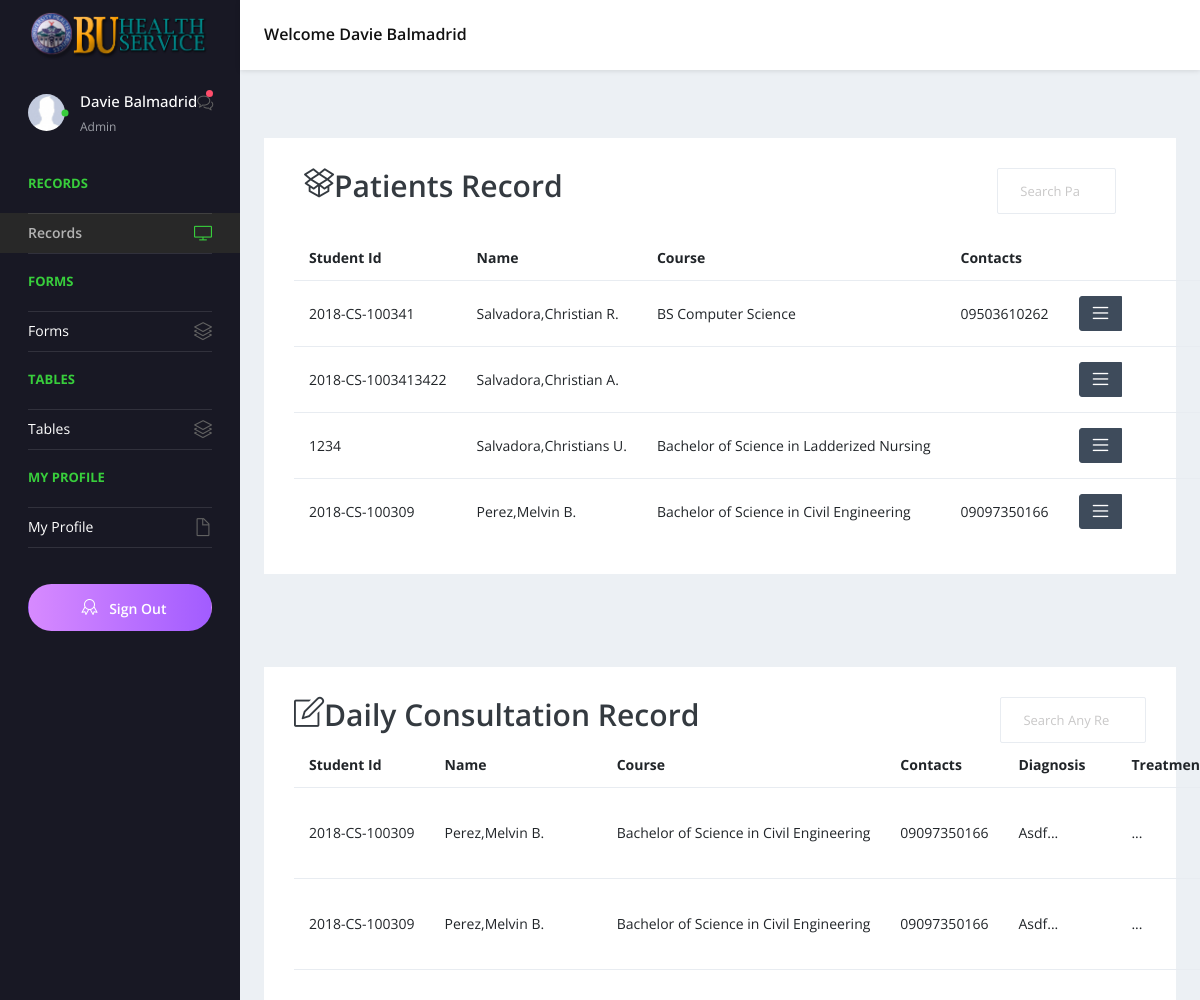
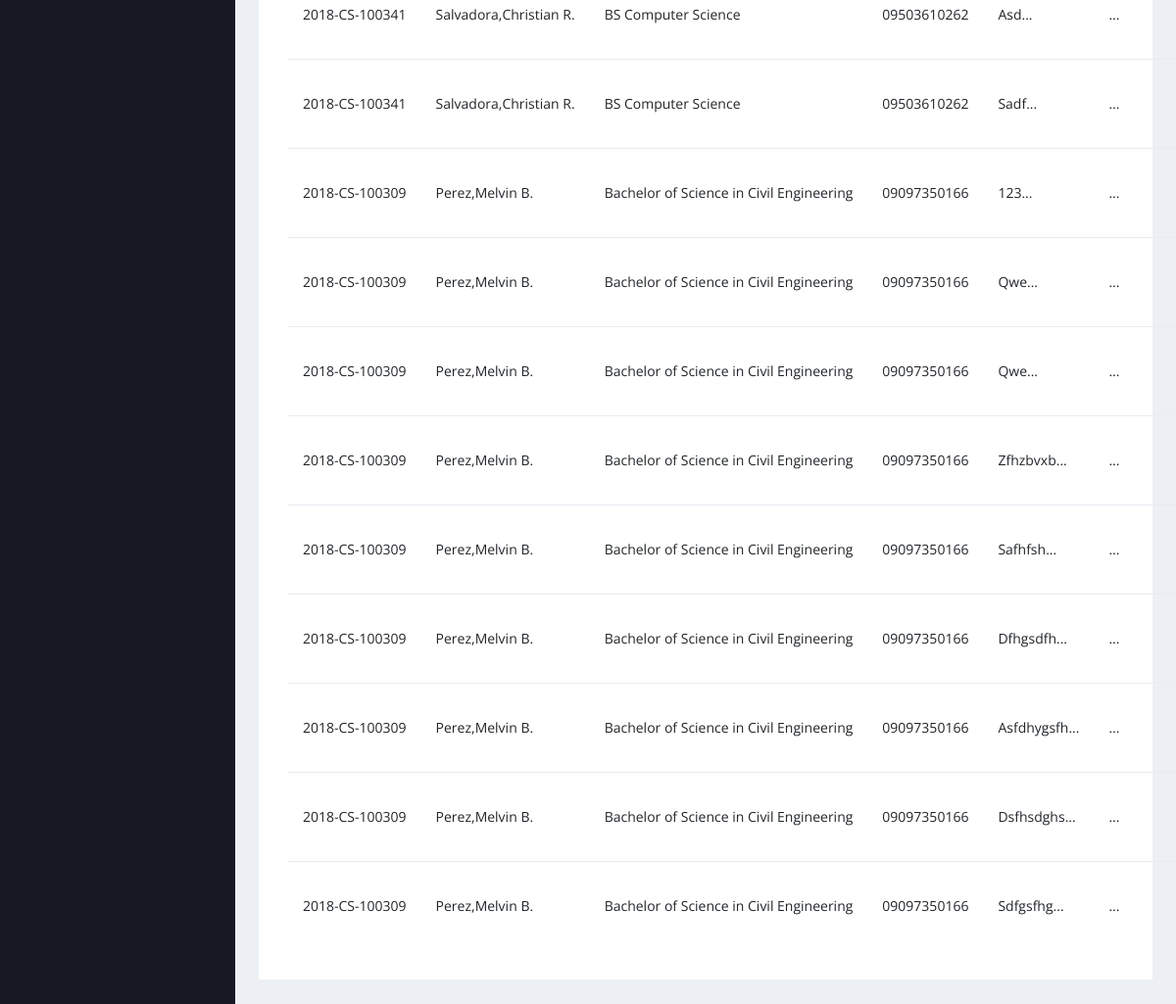
Screenshot of /index.php (signed in) with the database file from the repository (2 pictures, top to bottom).
### tables this page shows
CREATE TABLE `tbl_patientinfo` (
  `ID` int(30) NOT NULL,
  `PatientID` varchar(20) NOT NULL,
  `Lname` varchar(30) NOT NULL,
  `Fname` varchar(30) NOT NULL,
  `Mname` varchar(30) NOT NULL,
  `Age` int(11) NOT NULL,
  `religion` varchar(20) NOT NULL,
  `Address` varchar(150) NOT NULL,
  `Region` varchar(60) NOT NULL,
  `Province` varchar(60) NOT NULL,
  `MuniCity` varchar(60) NOT NULL,
  `Brgy` varchar(30) NOT NULL,
  `Street` varchar(60) NOT NULL,
  `Birthdate` date NOT NULL,
  `Course` varchar(90) NOT NULL,
  `YearLevel` varchar(10) NOT NULL,
  `CollegeUnit` varchar(60) NOT NULL,
  `ContactNum` varchar(15) NOT NULL,
  `CivilStatus` varchar(10) NOT NULL,
  `Sex` varchar(6) NOT NULL,
  `Status` smallint(6) NOT NULL,
  `ModifiedDate` timestamp NOT NULL DEFAULT current_timestamp() ON UPDATE current_timestamp(),
  `CreatedDate` timestamp NOT NULL DEFAULT current_timestamp(),
  `ModifiedBy` varchar(30) NOT NULL,
  `CreatedBy` varchar(30) NOT NULL
);

CREATE TABLE `tbl_examinations` (
  `ID` int(30) NOT NULL,
  `PatientID` varchar(20) NOT NULL,
  `Temp` varchar(20) NOT NULL,
  `BP` varchar(10) NOT NULL,
  `Weight` varchar(10) NOT NULL,
  `Height` varchar(10) NOT NULL,
  `History` varchar(100) NOT NULL,
  `PhysiciansDirection` varchar(100) NOT NULL,
  `CreatedDate` timestamp NOT NULL DEFAULT current_timestamp(),
  `CreatedBy` varchar(45) NOT NULL
);

CREATE TABLE `tbl_diagnosis` (
  `ID` int(30) NOT NULL,
  `PatientID` varchar(20) NOT NULL,
  `Diagnosis` varchar(100) NOT NULL,
  `Complaints` varchar(100) NOT NULL,
  `Treatment` varchar(100) NOT NULL,
  `Referral` varchar(50) NOT NULL,
  `CreatedDate` timestamp NOT NULL DEFAULT current_timestamp(),
  `CreatedBy` varchar(45) NOT NULL
);

### index.php (the view, shortened to what this page needs)
<?php
    $conn = OpenCon();
?>
<!DOCTYPE html>
<html lang="en">
  <head>
    <link rel="stylesheet" href="vendors/simple-line-icons/css/simple-line-icons.css">
    <link rel="stylesheet" href="vendors/flag-icon-css/css/flag-icon.min.css">
    <link rel="stylesheet" href="vendors/css/vendor.bundle.base.css">
    <link rel="stylesheet" href="./vendors/daterangepicker/daterangepicker.css">
    <link rel="stylesheet" href="./vendors/chartist/chartist.min.css">
    <link rel="stylesheet" href="./css/style.css">
  </head>
  <body>
    <div class="container-scroller">
      <nav class="navbar default-layout-navbar col-lg-12 col-12 p-0 fixed-top d-flex flex-row">
        <div class="navbar-brand-wrapper d-flex align-items-center">
          <a  href="index.php">
            <img src="images/ddh.png" alt="logo" width="100%"/>
          </a>
        </div>
        <div class="navbar-menu-wrapper d-flex align-items-center flex-grow-1">
          <h5 class="mb-0 font-weight-medium d-none d-lg-flex">Welcome <?php echo ucwords($_SESSION["Fname"])." ".ucwords($_SESSION["Lname"]); ?></h5>
        </div>
      </nav>
      <div class="container-fluid page-body-wrapper">
        <nav class="sidebar sidebar-offcanvas float-left" id="sidebar">
          <ul class="nav">
            <li class="nav-item nav-profile">
              <a href="#" class="nav-link">
                <div class="profile-image">
                  <img class="img-xs rounded-circle" src="images/faces/noface.jpg" alt="profile image">
                  <div class="dot-indicator bg-success"></div>
                </div>
                <div class="text-wrapper">
                  <p class="profile-name"><?php echo ucwords($_SESSION['Fname']). " ";echo  ucwords($_SESSION['Lname']);?></p>
                  <p class="designation"><?php echo ucwords($_SESSION['position']);?></p>
                </div>
                <div class="icon-container">
                  <i class="icon-bubbles"></i>
                  <div class="dot-indicator bg-danger"></div>
                </div>
              </a>
            </li>
            <li class="nav-item nav-category">
              <span class="nav-link">Records</span>
            </li>
            <li class="nav-item">
              <a class="nav-link" href="index.php">
                <span class="menu-title">Records</span>
                <i class="icon-screen-desktop menu-icon"></i>
              </a>
            </li>
            <li class="nav-item nav-category"><span class="nav-link">FORMS</span></li>
            <li class="nav-item">
              <a class="nav-link" data-toggle="collapse" href="#forms" aria-expanded="false" aria-controls="ui-basic">
                <span class="menu-title">Forms</span>
                <i class="icon-layers menu-icon"></i>
              </a>
            </li>
			<li class="nav-item nav-category"><span class="nav-link">Tables</span></li>
            <li class="nav-item">
              <a class="nav-link" data-toggle="collapse" href="#tables" aria-expanded="false" aria-controls="ui-basic">
                <span class="menu-title">Tables</span>
                <i class="icon-layers menu-icon"></i>
              </a>
            </li>
            <li class="nav-item nav-category"><span class="nav-link">My Profile</span></li>
            <li class="nav-item">
              <a class="nav-link" data-toggle="collapse" href="#auth" aria-expanded="false" aria-controls="auth">
                <span class="menu-title">My Profile</span>
                <i class="icon-doc menu-icon"></i>
              </a>
            </li>
            <li class="nav-item pro-upgrade">
              <span class="nav-link">
                <a class="btn btn-block px-0 btn-rounded btn-upgrade" href="logout.php"> <i class="icon-badge mx-2"></i> Sign Out</a>
              </span>
            </li>
          </ul>
        </nav>
        <div class="main-panel" >
          <div class="content-wrapper">
            <div class="row">
              <div class="col-md-12 col-sm-12 grid-margin stretch-card">
                <div class="card">
                  <div class="card-body">
                    <div class="col-md-12 col-sm-12 row">
                      <div class="col-md-10 col-sm-12">
                        <h2> Patients Record <i class="icon-social-dropbox float-left"></i></h2>
                      </div>
                      <div class="col-md-2 col-sm-12">
                        <form class="search-form d-none d-md-block" action="#">
                            <input type="search" id="myInput"  class="form-control flex-grow-1" placeholder="Search Patient Record" title="Search Patient Record here">
                        </form>
                      </div>
                    </div><br>
                    <table id="tblPatientInfo" class="table table-hover">
                      <thead>
                        <tr>
                          <th class="font-weight-bold">Student Id</th>
                          <th class="font-weight-bold">Name</th>
                          <th class="font-weight-bold">Course</th>
                          <th class="font-weight-bold">Contacts</th>
                        </tr>
                      </thead>
                      <tbody id="myTable">
                      <?php
            $sql = "SELECT ID, PatientID, Lname, Fname, Mname, Age, Course, YearLevel, CollegeUnit, ContactNum, Sex, Status from tbl_patientinfo";
            $result = mysqli_query($conn,$sql);
            $rows = array();
            $ctr = 0;
            while($r = mysqli_fetch_assoc($result)){
              $rows[] = $r;
              if($rows[$ctr]['Status']=='1') {
                echo "<tr><td>".$rows[$ctr]['PatientID']."</td><td>".ucwords($rows[$ctr]["Lname"]).",".ucwords($rows[$ctr]["Fname"]).
                " ".ucwords(substr($rows[$ctr]["Mname"],0,1)).".</td><td>".$rows[$ctr]["Course"]."</td><td>".$rows[$ctr]["ContactNum"].
                "</td><td>". "<div class='btn-group'>
                <button type='button' class='btn btn-dark btn-sm' data-toggle='dropdown'><i class='icon-menu'></i></button>
                <div class='dropdown-menu'>
               <button id='patientID' value='".$rows[$ctr]['PatientID']. "' type='button' onClick='viewstudentinfo(\"".$rows[$ctr]['PatientID']."\")' class='btn btn-primary w-100'>View<i class='icon-eye float-left'></i></button><br>
               <button id='patientID' value='".$rows[$ctr]['PatientID']. "' type='button' onClick='editStudentInfo(\"".$rows[$ctr]['PatientID']."\")' class='btn btn-warning w-100'>Edit<i class='icon-pencil float-left'></i></button><br>
               <button type='button' class='btn btn-danger w-100' data-toggle='modal'  onclick='delPatient(\"".$rows[$ctr]['PatientID']. "\")' >Delete<i class='icon-trash float-left'></i></button>
                </div>
                </div>"."<td><td>"
                ."<td></tr>";
              }
              $ctr++;
              }
        ?>
                      </tbody>
                    </table>
                  </div>
                </div>
              </div>
            </div>
          </div>
          <div class="content-wrapper">
            <div class="row">
              <div class="col-md-12 col-sm-12 grid-margin stretch-card">
                <div class="card">
                  <div class="card-body">
                  <div class ="row">
                  <div class="col-md-6 col-sm-12 " style="float:left">
                  <h2> Daily Consultation Record <i class="icon-note float-left"></i></h2>
                  </div>
                  <div class="col-md-6 col-sm-12"  style="float:right">
                    <form class="search-form d-none d-md-block" action="#">
                      <input type="search" id="myInput1"  class="form-control" placeholder="Search Any Record" title="Search from Consultation Records" style="width:35%;float:right">
                  </form>
                  </div>
                  </div>
                    <table id="tblConsultation" class="table table-hover">
                      <thead>
                        <tr>
                          <th class="font-weight-bold">Student Id</th>
                          <th class="font-weight-bold">Name</th>
                          <th class="font-weight-bold">Course</th>
                          <th class="font-weight-bold">Contacts</th>
                          <th class="font-weight-bold">Diagnosis</th>
                          <th class="font-weight-bold">Treatment</th>
                        </tr>
                      </thead>
                      <tbody id="myTable1">
                      <?php
            $sql = "select * from tbl_examinations INNER JOIN tbl_diagnosis ON tbl_diagnosis.CreatedDate=tbl_examinations.CreatedDate INNER JOIN tbl_patientinfo ON tbl_examinations.PatientID=tbl_patientinfo.PatientID";
           $result = mysqli_query($conn,$sql);
            $rows = array();
            $ctr = 0;
            while($r = mysqli_fetch_assoc($result)){
              $rows[] = $r;
                echo "<tr><td>".$rows[$ctr]['PatientID']."</td><td>".ucwords($rows[$ctr]["Lname"]).",".ucwords($rows[$ctr]["Fname"]).
                " ".ucwords(substr($rows[$ctr]["Mname"],0,1)).".</td><td>".$rows[$ctr]["Course"]."</td><td>".$rows[$ctr]["ContactNum"]."</td><td>".ucwords(substr($rows[$ctr]["Diagnosis"],0,10))."..."."</td><td>".ucwords(substr($rows[$ctr]["Treatment"],0,10))."..."."</td><td>".ucwords(substr($rows[$ctr]["Referral"],0,10))."..."."</td><td>".$rows[$ctr]["Height"]."</td><td>".$rows[$ctr]["Weight"]."</td><td>"."</td><td>".
                "<button id='patientID' value='".$rows[$ctr]['PatientID']. " type='button' class='btn btn-primary w-100' data-toggle='modal' data-target='#viewConsult".$ctr."'>View<i class='icon-eye float-left' ></i></button>"."<td><td>"
                ."<td></tr>";
                ?>
                <?php
              $ctr++;
              }
        ?>
                      </tbody>
                    </table>
                  </div>
                </div>
              </div>
            </div>
            </div>
      </div>
    </div>
  </body>
</html>

### rows the page displays
tbl_patientinfo: PatientID "2018-CS-100341", Lname "Salvadora", Fname "Christian", Mname "R", Course "BS Computer Science", ContactNum "09503610262"
tbl_patientinfo: PatientID "2018-CS-1003413422", Lname "Salvadora", Fname "Christian", Mname "A"
tbl_patientinfo: PatientID "1234", Lname "Salvadora", Fname "Christians", Mname "U", Course "Bachelor of Science in Ladderized Nursing"
tbl_patientinfo: PatientID "2018-CS-100309", Lname "Perez", Fname "Melvin", Mname "B", Course "Bachelor of Science in Civil Engineering", ContactNum "09097350166"
tbl_examinations: tbl_patientinfo.PatientID "2018-CS-100309", tbl_patientinfo.Lname "Perez", tbl_patientinfo.Fname "Melvin", tbl_patientinfo.Mname "B", tbl_patientinfo.Course "Bachelor of Science in Civil Engineering", tbl_patientinfo.ContactNum "09097350166", tbl_diagnosis.Diagnosis "Asdf"
tbl_examinations: tbl_patientinfo.PatientID "2018-CS-100309", tbl_patientinfo.Lname "Perez", tbl_patientinfo.Fname "Melvin", tbl_patientinfo.Mname "B", tbl_patientinfo.Course "Bachelor of Science in Civil Engineering", tbl_patientinfo.ContactNum "09097350166", tbl_diagnosis.Diagnosis "Asdf"
tbl_examinations: tbl_patientinfo.PatientID "2018-CS-100341", tbl_patientinfo.Lname "Salvadora", tbl_patientinfo.Fname "Christian", tbl_patientinfo.Mname "R", tbl_patientinfo.Course "BS Computer Science", tbl_patientinfo.ContactNum "09503610262", tbl_diagnosis.Diagnosis "Asd"
tbl_examinations: tbl_patientinfo.PatientID "2018-CS-100341", tbl_patientinfo.Lname "Salvadora", tbl_patientinfo.Fname "Christian", tbl_patientinfo.Mname "R", tbl_patientinfo.Course "BS Computer Science", tbl_patientinfo.ContactNum "09503610262", tbl_diagnosis.Diagnosis "Sadf"
tbl_examinations: tbl_patientinfo.PatientID "2018-CS-100309", tbl_patientinfo.Lname "Perez", tbl_patientinfo.Fname "Melvin", tbl_patientinfo.Mname "B", tbl_patientinfo.Course "Bachelor of Science in Civil Engineering", tbl_patientinfo.ContactNum "09097350166", tbl_diagnosis.Diagnosis "123"
tbl_examinations: tbl_patientinfo.PatientID "2018-CS-100309", tbl_patientinfo.Lname "Perez", tbl_patientinfo.Fname "Melvin", tbl_patientinfo.Mname "B", tbl_patientinfo.Course "Bachelor of Science in Civil Engineering", tbl_patientinfo.ContactNum "09097350166", tbl_diagnosis.Diagnosis "Qwe"
tbl_examinations: tbl_patientinfo.PatientID "2018-CS-100309", tbl_patientinfo.Lname "Perez", tbl_patientinfo.Fname "Melvin", tbl_patientinfo.Mname "B", tbl_patientinfo.Course "Bachelor of Science in Civil Engineering", tbl_patientinfo.ContactNum "09097350166", tbl_diagnosis.Diagnosis "Qwe"
tbl_examinations: tbl_patientinfo.PatientID "2018-CS-100309", tbl_patientinfo.Lname "Perez", tbl_patientinfo.Fname "Melvin", tbl_patientinfo.Mname "B", tbl_patientinfo.Course "Bachelor of Science in Civil Engineering", tbl_patientinfo.ContactNum "09097350166", tbl_diagnosis.Diagnosis "Zfhzbvxb"
tbl_examinations: tbl_patientinfo.PatientID "2018-CS-100309", tbl_patientinfo.Lname "Perez", tbl_patientinfo.Fname "Melvin", tbl_patientinfo.Mname "B", tbl_patientinfo.Course "Bachelor of Science in Civil Engineering", tbl_patientinfo.ContactNum "09097350166", tbl_diagnosis.Diagnosis "Safhfsh"
tbl_examinations: tbl_patientinfo.PatientID "2018-CS-100309", tbl_patientinfo.Lname "Perez", tbl_patientinfo.Fname "Melvin", tbl_patientinfo.Mname "B", tbl_patientinfo.Course "Bachelor of Science in Civil Engineering", tbl_patientinfo.ContactNum "09097350166", tbl_diagnosis.Diagnosis "Dfhgsdfh"
tbl_examinations: tbl_patientinfo.PatientID "2018-CS-100309", tbl_patientinfo.Lname "Perez", tbl_patientinfo.Fname "Melvin", tbl_patientinfo.Mname "B", tbl_patientinfo.Course "Bachelor of Science in Civil Engineering", tbl_patientinfo.ContactNum "09097350166", tbl_diagnosis.Diagnosis "Asfdhygsfh"
tbl_examinations: tbl_patientinfo.PatientID "2018-CS-100309", tbl_patientinfo.Lname "Perez", tbl_patientinfo.Fname "Melvin", tbl_patientinfo.Mname "B", tbl_patientinfo.Course "Bachelor of Science in Civil Engineering", tbl_patientinfo.ContactNum "09097350166", tbl_diagnosis.Diagnosis "Dsfhsdghs"
tbl_examinations: tbl_patientinfo.PatientID "2018-CS-100309", tbl_patientinfo.Lname "Perez", tbl_patientinfo.Fname "Melvin", tbl_patientinfo.Mname "B", tbl_patientinfo.Course "Bachelor of Science in Civil Engineering", tbl_patientinfo.ContactNum "09097350166", tbl_diagnosis.Diagnosis "Sdfgsfhg"

### other values shown
$_SESSION["Fname"] "Davie"
$_SESSION["Lname"] "Balmadrid"
$_SESSION['Fname'] "Davie"
$_SESSION['Lname'] "Balmadrid"
$_SESSION['position'] "Admin"
